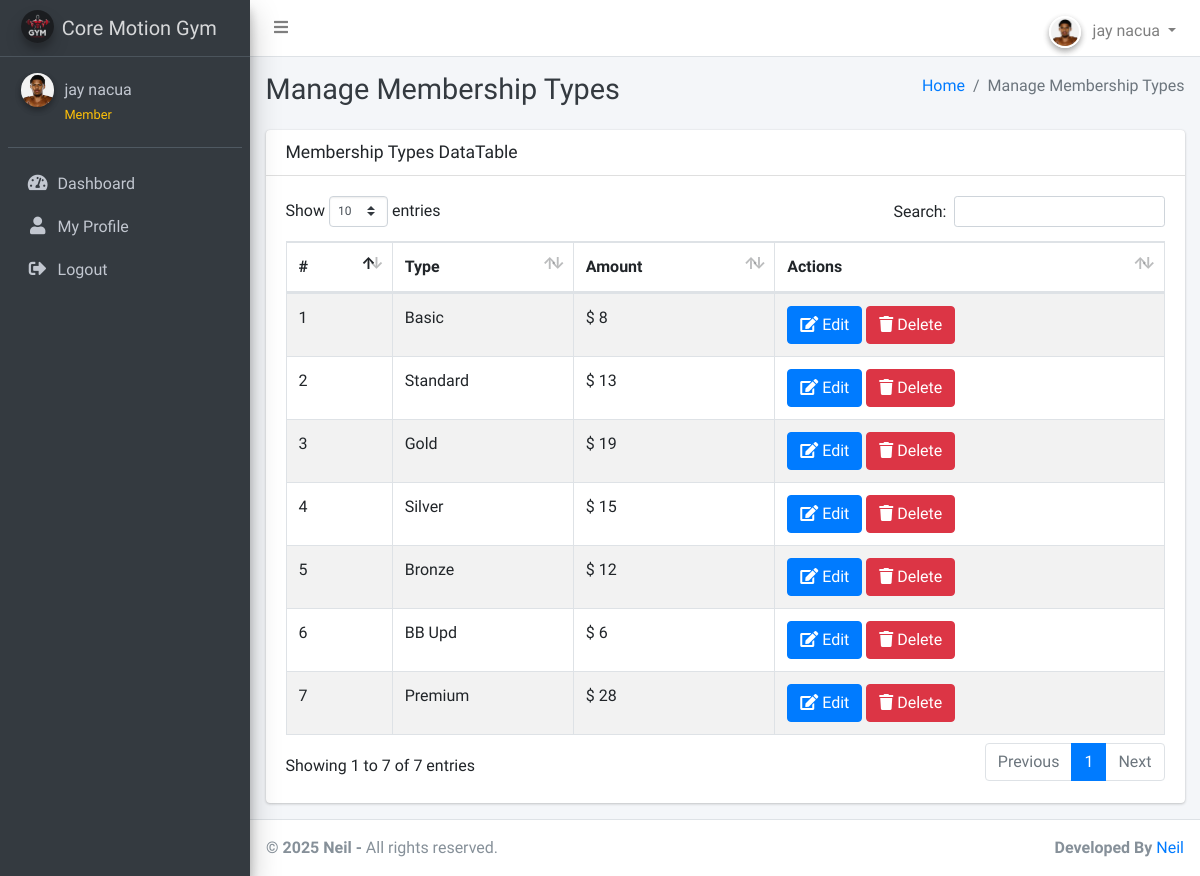
The app's page /view_type.php (signed in) with its own data.
### tables this page shows
CREATE TABLE `members` (
  `id` int(11) NOT NULL,
  `fullname` varchar(255) NOT NULL,
  `dob` date NOT NULL,
  `gender` varchar(10) NOT NULL,
  `contact_number` varchar(20) NOT NULL,
  `email` varchar(255) NOT NULL,
  `password` varchar(255) DEFAULT NULL,
  `address` varchar(255) NOT NULL,
  `country` varchar(255) NOT NULL,
  `postcode` varchar(20) NOT NULL,
  `occupation` varchar(255) NOT NULL,
  `membership_type` int(11) NOT NULL,
  `membership_number` varchar(20) NOT NULL,
  `created_at` timestamp NOT NULL DEFAULT current_timestamp(),
  `photo` varchar(255) NOT NULL,
  `expiry_date` date DEFAULT NULL,
  `role` enum('admin','member') DEFAULT 'member',
  `is_active` tinyint(1) DEFAULT 1,
  `last_login` timestamp NULL DEFAULT NULL
);

CREATE TABLE `settings` (
  `id` int(11) NOT NULL,
  `system_name` varchar(255) NOT NULL,
  `logo` varchar(255) NOT NULL,
  `currency` varchar(50) NOT NULL
);

CREATE TABLE `membership_types` (
  `id` int(11) NOT NULL,
  `type` varchar(255) NOT NULL,
  `amount` int(11) NOT NULL
);

### view_type.php (the view, shortened to what this page needs)
<?php
include('includes/config.php');
$selectQuery = "SELECT * FROM membership_types";
$result = $conn->query($selectQuery);
$fetchCurrencyQuery = "SELECT currency FROM settings WHERE id = 1";
$fetchCurrencyResult = $conn->query($fetchCurrencyQuery);
if ($fetchCurrencyResult->num_rows > 0) {
    $currencyDetails = $fetchCurrencyResult->fetch_assoc();
    $currencySymbol = $currencyDetails['currency'];
} else {
    $currencySymbol = '$';
}
?>
<!DOCTYPE html>
<html lang="en">
<?php include('includes/header.php');?>
<body class="hold-transition sidebar-mini layout-fixed layout-navbar-fixed layout-footer-fixed">
<div class="wrapper">
  <?php include('includes/nav.php');?>
 <?php include('includes/sidebar.php');?>
  <div class="content-wrapper">
  <?php include('includes/pagetitle.php');?>
    <section class="content">
      <div class="container-fluid">
        <div class="row">
        <div class="col-12">
        <div class="card">
    <div class="card-header">
        <h3 class="card-title">Membership Types DataTable</h3>
    </div>
    <div class="card-body">
        <table id="example1" class="table table-bordered table-striped">
            <thead>
                <tr>
                    <th>#</th>
                    <th>Type</th>
                    <th>Amount</th>
                    <th>Actions</th>
                </tr>
            </thead>
            <tbody>
                <?php
                $counter = 1;
                while ($row = $result->fetch_assoc()) {
                    echo "<tr>";
                    echo "<td>{$counter}</td>";
                    echo "<td>{$row['type']}</td>";
                    echo "<td>{$currencySymbol} {$row['amount']}</td>";
                    echo "<td>
                            <a href='edit_type.php?id={$row['id']}' class='btn btn-primary'><i class='fas fa-edit'></i> Edit</a>
                            <button class='btn btn-danger' onclick='deleteMembership({$row['id']})'><i class='fas fa-trash'></i> Delete</button>
                          </td>";
                    echo "</tr>";
                    $counter++;
                }
                ?>
            </tbody>
        </table>
    </div>
</div>
          </div>
        </div>
      </div>
    </section>
  </div>
  <footer class="main-footer">
    <strong> &copy; <?php echo date('Y');?> Neil</a> -</strong>
    All rights reserved.
    <div class="float-right d-none d-sm-inline-block">
      <b>Developed By</b> <a href="https://Neil.com/">Neil</a>
    </div>
  </footer>
</div>
</body>
</html>

### includes/nav.php (shortened to what this page needs)
<nav class="main-header navbar navbar-expand navbar-white navbar-light">
    <ul class="navbar-nav">
        <li class="nav-item">
            <a class="nav-link" data-widget="pushmenu" href="#" role="button"><i class="fas fa-bars"></i></a>
        </li>
    </ul>
    <ul class="navbar-nav ml-auto">
        <li class="nav-item dropdown">
            <a class="nav-link dropdown-toggle" data-toggle="dropdown" href="#" role="button">
                <?php if (isset($_SESSION['user_type']) && $_SESSION['user_type'] == 'member'): ?>
                    <?php
                    $memberId = $_SESSION['user_id'];
                    $photoQuery = "SELECT photo FROM members WHERE id = $memberId";
                    $photoResult = $conn->query($photoQuery);
                    $memberPhoto = $photoResult->fetch_assoc();
                    $photoPath = (!empty($memberPhoto['photo']) && $memberPhoto['photo'] != 'default.jpg') ?
                                'uploads/member_photos/' . $memberPhoto['photo'] : 'dist/img/snap.jpg';
                    ?>
                    <img src="<?php echo $photoPath; ?>" class="user-image img-circle elevation-2" alt="Member Avatar"
                         style="width: 32px; height: 32px; object-fit: cover; border: 2px solid #fff;">
                <?php else: ?>
                    <img src="dist/img/snap.jpg" class="user-image img-circle elevation-2" alt="Admin Avatar"
                         style="width: 32px; height: 32px; object-fit: cover; border: 2px solid #fff;">
                <?php endif; ?>
                <span class="d-none d-md-inline ml-2">
                    <?php echo isset($_SESSION['fullname']) ? $_SESSION['fullname'] : 'User'; ?>
                </span>
            </a>
        </li>
    </ul>
</nav>

### includes/sidebar.php (shortened to what this page needs)
<aside class="main-sidebar sidebar-dark-primary elevation-4">
  <a href="<?php echo isset($_SESSION['user_type']) && $_SESSION['user_type'] == 'member' ? 'member_dashboard.php' : 'dashboard.php'; ?>" class="brand-link">
    <?php
    $fetchLogoQuery = "SELECT logo, system_name FROM settings WHERE id = 1";
    $fetchLogoResult = $conn->query($fetchLogoQuery);
    if ($fetchLogoResult->num_rows > 0) {
        $settings = $fetchLogoResult->fetch_assoc();
        $logoPath = $settings['logo'];
        $systemName = $settings['system_name'];
    } else {
        $logoPath = 'dist/img/default-logo.png';
        $systemName = 'Core Motion System';
    }
    ?>
    <img src="<?php echo $logoPath; ?>" alt="Logo" class="brand-image img-circle elevation-3" style="opacity: .8">
    <span class="brand-text font-weight-light"><?php echo $systemName; ?></span>
  </a>
  <div class="sidebar">
    <div class="user-panel mt-3 pb-3 mb-3 d-flex">
      <div class="image">
        <?php if (isset($_SESSION['user_type']) && $_SESSION['user_type'] == 'member'): ?>
          <?php
          $memberId = $_SESSION['user_id'];
          $photoQuery = "SELECT photo FROM members WHERE id = $memberId";
          $photoResult = $conn->query($photoQuery);
          $memberPhoto = $photoResult->fetch_assoc();
          $photoPath = (!empty($memberPhoto['photo']) && $memberPhoto['photo'] != 'default.jpg') ?
                      'uploads/member_photos/' . $memberPhoto['photo'] : 'dist/img/avatar.png';
          ?>
          <img src="<?php echo $photoPath; ?>" class="img-circle elevation-2" alt="User Image">
        <?php else: ?>
          <img src="dist/img/snap.jpg" class="img-circle elevation-2" alt="User Image">
        <?php endif; ?>
      </div>
      <div class="info">
        <a href="#" class="d-block"><?php echo isset($_SESSION['fullname']) ? $_SESSION['fullname'] : 'User'; ?></a>
        <small class="text-warning"><?php echo isset($_SESSION['user_type']) ? ucfirst($_SESSION['user_type']) : 'Guest'; ?></small>
      </div>
    </div>
    <nav class="mt-2">
      <ul class="nav nav-pills nav-sidebar flex-column" data-widget="treeview" role="menu" data-accordion="false">
        <?php if (isset($_SESSION['user_type']) && $_SESSION['user_type'] == 'admin'): ?>
          <li class="nav-item">
            <a href="dashboard.php" class="nav-link">
              <i class="nav-icon fas fa-tachometer-alt"></i>
              <p>Dashboard</p>
            </a>
          </li>
          <li class="nav-item">
            <a href="add_members.php" class="nav-link">
              <i class="nav-icon fas fa-user-plus"></i>
              <p>Add Members</p>
            </a>
          </li>
          <li class="nav-item">
            <a href="manage_members.php" class="nav-link">
              <i class="nav-icon fas fa-users"></i>
              <p>Manage Members</p>
            </a>
          </li>
          <li class="nav-item">
          </li>
          <li class="nav-item">
            <a href="view_type.php" class="nav-link">
              <i class="nav-icon fas fa-list"></i>
              <p>View Membership Types</p>
            </a>
          </li>
          <li class="nav-item">
            <a href="list_renewal.php" class="nav-link">
              <i class="nav-icon fas fa-sync-alt"></i>
              <p>Renew Memberships</p>
            </a>
          </li>
          <li class="nav-item">
            <a href="report.php" class="nav-link">
              <i class="nav-icon fas fa-chart-bar"></i>
              <p>Members Report</p>
            </a>
          </li>
          <li class="nav-item">
            <a href="revenue_report.php" class="nav-link">
              <i class="nav-icon fas fa-money-bill-wave"></i>
              <p>Revenue Report</p>
            </a>
          </li>
          <li class="nav-item">
            <a href="settings.php" class="nav-link">
              <i class="nav-icon fas fa-cogs"></i>
              <p>Settings</p>
            </a>
          </li>
        <?php else: ?>
          <li class="nav-item">
            <a href="member_dashboard.php" class="nav-link">
              <i class="nav-icon fas fa-tachometer-alt"></i>
              <p>Dashboard</p>
            </a>
          </li>
          <li class="nav-item">
            <a href="member_profile.php" class="nav-link">
              <i class="nav-icon fas fa-user"></i>
              <p>My Profile</p>
            </a>
          </li>
        <?php endif; ?>
        <li class="nav-item">
          <a href="logout.php" class="nav-link">
            <i class="nav-icon fas fa-sign-out-alt"></i>
            <p>Logout</p>
          </a>
        </li>
      </ul>
    </nav>
  </div>
</aside>

### records on screen
members: photo (picture)
settings: logo (picture), system_name "Core Motion Gym", currency "$"
membership_types: type "Basic", amount "8"
membership_types: type "Standard", amount "13"
membership_types: type "Gold", amount "19"
membership_types: type "Silver", amount "15"
membership_types: type "Bronze", amount "12"
membership_types: type "BB Upd", amount "6"
membership_types: type "Premium", amount "28"

### other values on screen
$_SESSION['fullname'] "jay nacua"
$_SESSION['user_type'] "Member"
$pageTitle "Manage Membership Types"
